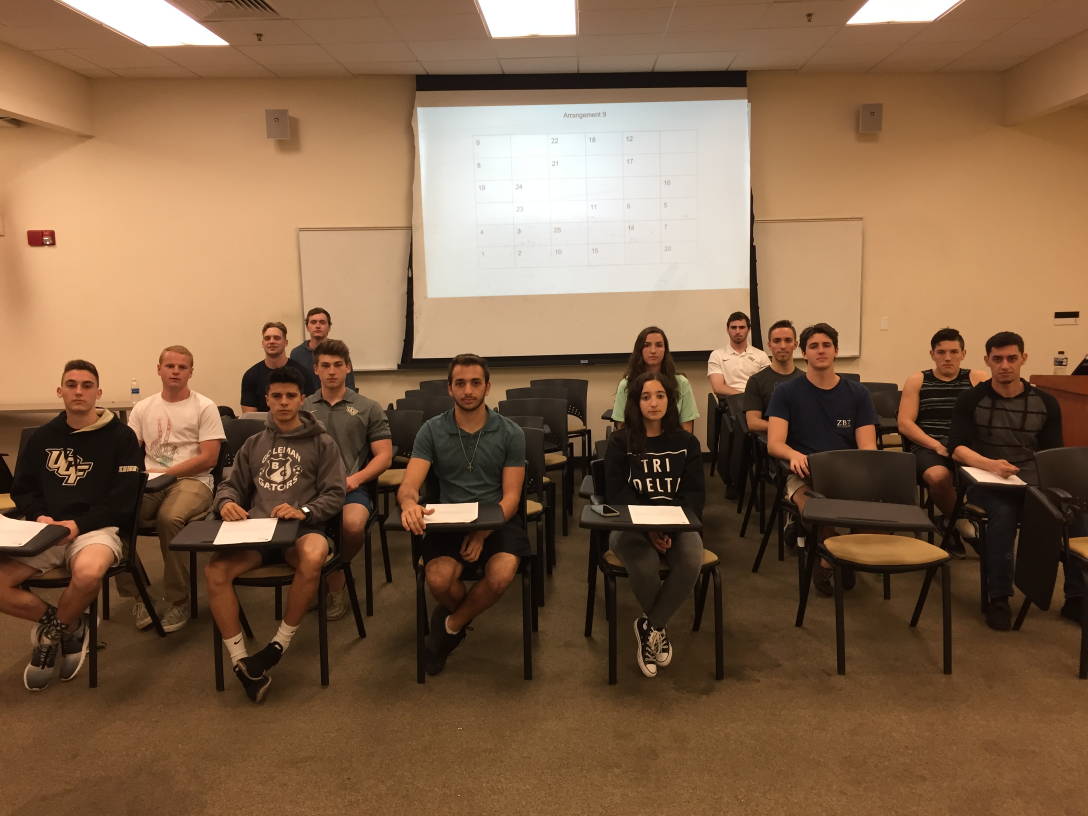
#> input picture AME/python/imgProc/IMG_3164.JPG, 3264 x 2448 px, found by its file name (shown at 1/3 size)
$ python imgProc.py
#> lines starting #> are read from the running program, lines starting #| are printed output that depends on the picture
import cv2

#print(cv2.__version__)

imagePath = "IMG_3164.jpg"
cascPath = "haarcascade_frontalface_default.xml"
faceCascade = cv2.CascadeClassifier(cascPath)

image = cv2.imread(imagePath)
#> image is the input picture: shape (2448, 3264, 3); mean B, G, R 72.4, 99.2, 130.1
gray = cv2.cvtColor(image, cv2.COLOR_BGR2GRAY)
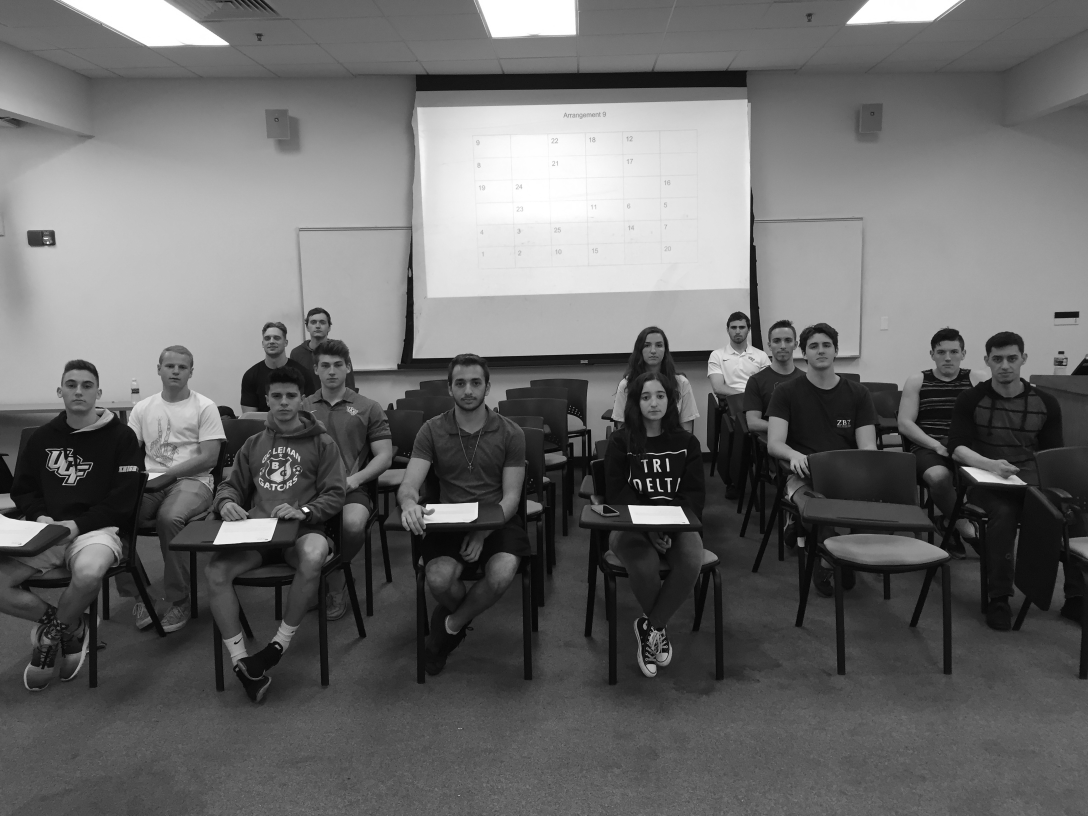
#> gray: shape (2448, 3264) (shown at 1/3 size); min 1, max 255, mean 105.4

faces = faceCascade.detectMultiScale(gray, scaleFactor=1.30, minNeighbors=10, minSize=(30, 30))
#> faces = 14 rows, first 6: [916, 936, 77, 77], [2176, 954, 75, 75], [778, 983, 79, 79], [1913, 999, 94, 94], [2298, 984, 98, 98], [2411, 996, 103, 103]

print("Found {0} faces!".format(len(faces)))
#| Found 14 faces!

'''
rectangle(para1,para2,para3,para4,para5)
para1 is source file
para2 is point1 of rectangle
para3 is point2 of rectangle opposite to point1
para4 is color of rectangle
para5 is width of the border. -1 to fill box entirely
'''

#for our visual purposes
def detect():
    for (x, y, w, h) in faces:
        cv2.rectangle(image, (x, y), (x+w, y+h), (0, 255, 0), 10)
    cv2.imwrite("detection.jpg", image)

#only need to run this
def crop():
    i=1
    for (x, y, w, h) in faces:
        cropImg = image[y:y+h, x:x+w]
        cv2.imwrite('crops/face'+str(i)+'.jpg', cropImg)
        i += 1
#> this loop made 14 passes
#> (x, y, w, h) on passes 1 to 12: (916, 936, 77, 77), (2176, 954, 75, 75), (778, 983, 79, 79), (1913, 999, 94, 94), (2298, 984, 98, 98), (2411, 996, 103, 103), (2790, 1016, 105, 105), (2951, 1028, 128, 128), (939, 1053, 112, 112), (475, 1059, 107, 107), (1899, 1143, 123, 123), (1334, 1097, 141, 141)
#> pass 1, in crop, `cropImg = image[y:y+h, x:x+w]`:
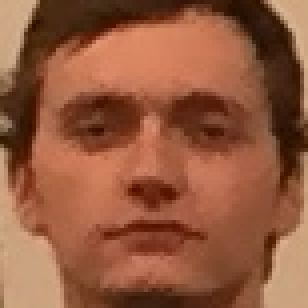
#> cropImg: shape (77, 77, 3) (shown 4 times larger); mean B, G, R 62.1, 89.5, 147.2
#> pass 2, in crop, `cropImg = image[y:y+h, x:x+w]`:
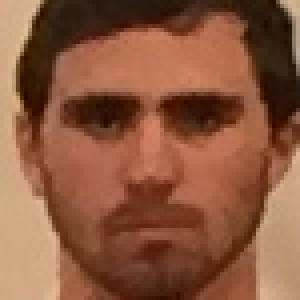
#> cropImg: shape (75, 75, 3) (shown 4 times larger); mean B, G, R 61.8, 87.9, 139.3
#> pass 3, in crop, `cropImg = image[y:y+h, x:x+w]`:
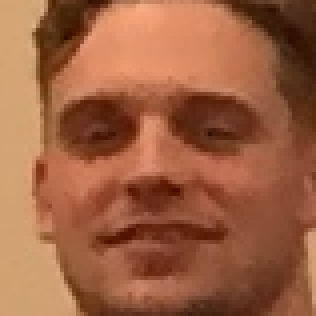
#> cropImg: shape (79, 79, 3) (shown 4 times larger); mean B, G, R 65.8, 96.7, 157.2
#> after the loop, i = 15

#detect()
crop()


########################################################################

#since our pics are very large, do .20 for the portraits, do .27 for the whole class
#smaller = cv2.resize(image, (0,0), fx=0.27, fy=0.27)
#cv2.imshow("Faces found", smaller)

#save picture or close window
'''
key = cv2.waitKey(0)
if key == ord('s'):
    cv2.imwrite("pic.jpg", smaller)
    cv2.destroyAllWindows()
else:
    cv2.destroyAllWindows()
'''

$ run again, with AME/python/imgProc/IMG_3119.JPG copied over AME/python/imgProc/IMG_3164.JPG
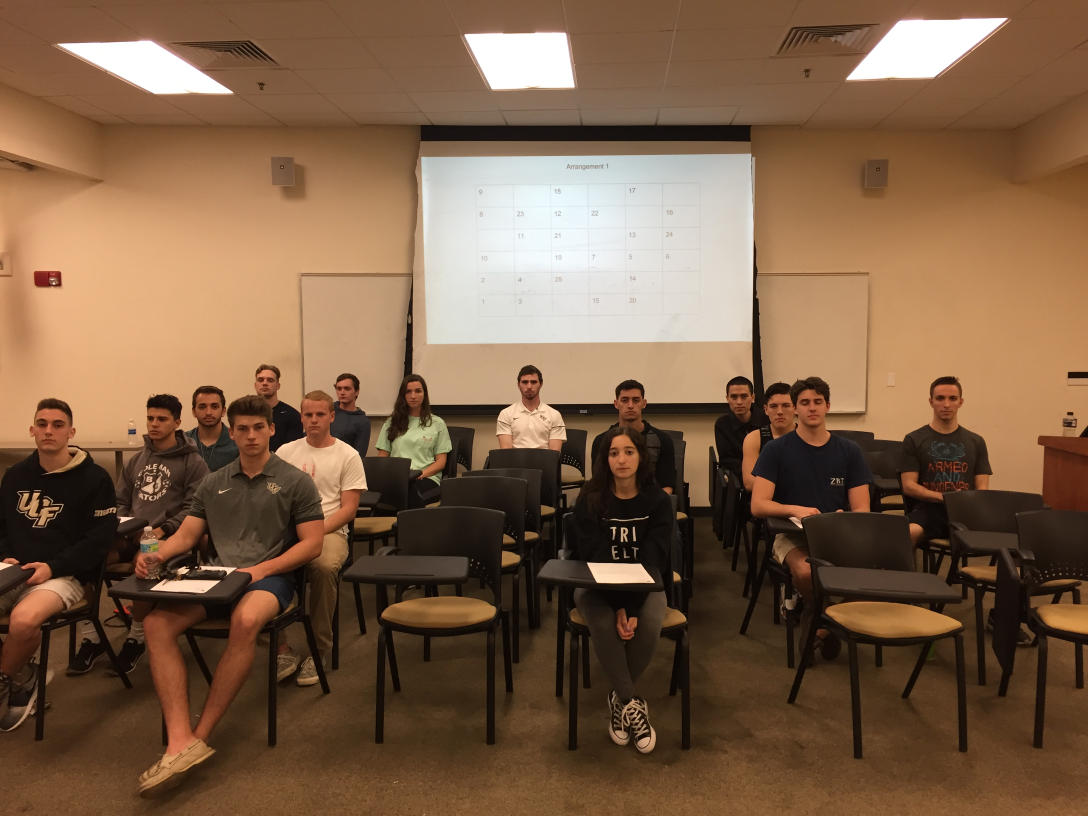
#> input picture AME/python/imgProc/IMG_3119.JPG, 3264 x 2448 px, found by its file name (shown at 1/3 size)
#> image is the input picture: shape (2448, 3264, 3); mean B, G, R 71, 95.9, 125.9
#> `gray = cv2.cvtColor(image, cv2.COLOR_BGR2GRAY)`:
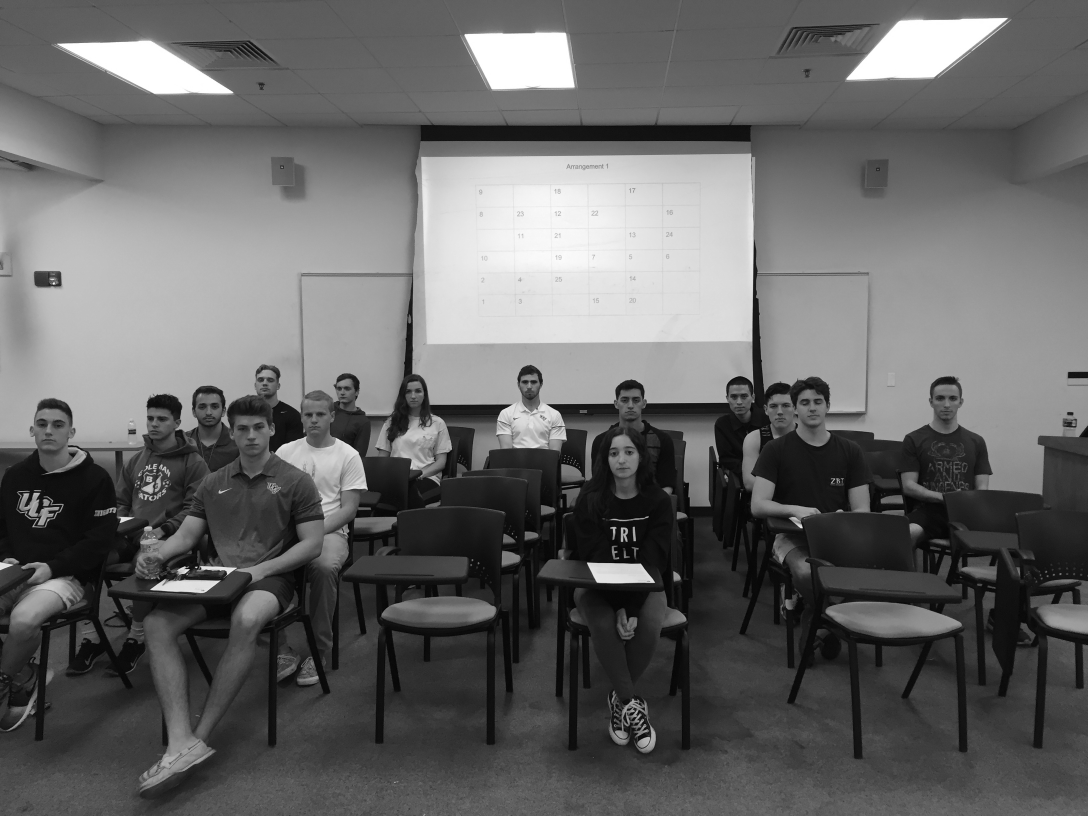
#> gray: shape (2448, 3264) (shown at 1/3 size); min 1, max 255, mean 102
#> faces = 15 rows, first 6: [1549, 1117, 80, 80], [995, 1139, 70, 70], [758, 1110, 78, 78], [1203, 1145, 77, 77], [2174, 1157, 90, 90], [1844, 1162, 96, 96]
#| Found 15 faces!
#> the loop in crop, `for (x, y, w, h) in faces:` made 15 passes
#> pass 3, in crop, `cropImg = image[y:y+h, x:x+w]`:
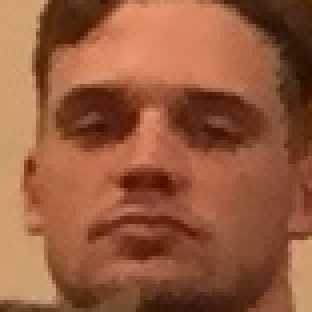
#> cropImg: shape (78, 78, 3) (shown 4 times larger); mean B, G, R 61.3, 90.8, 149.7
#> after the loop in crop, `for (x, y, w, h) in faces:`: i = 16

$ run again, with AME/python/imgProc/IMG_3123.JPG copied over AME/python/imgProc/IMG_3164.JPG
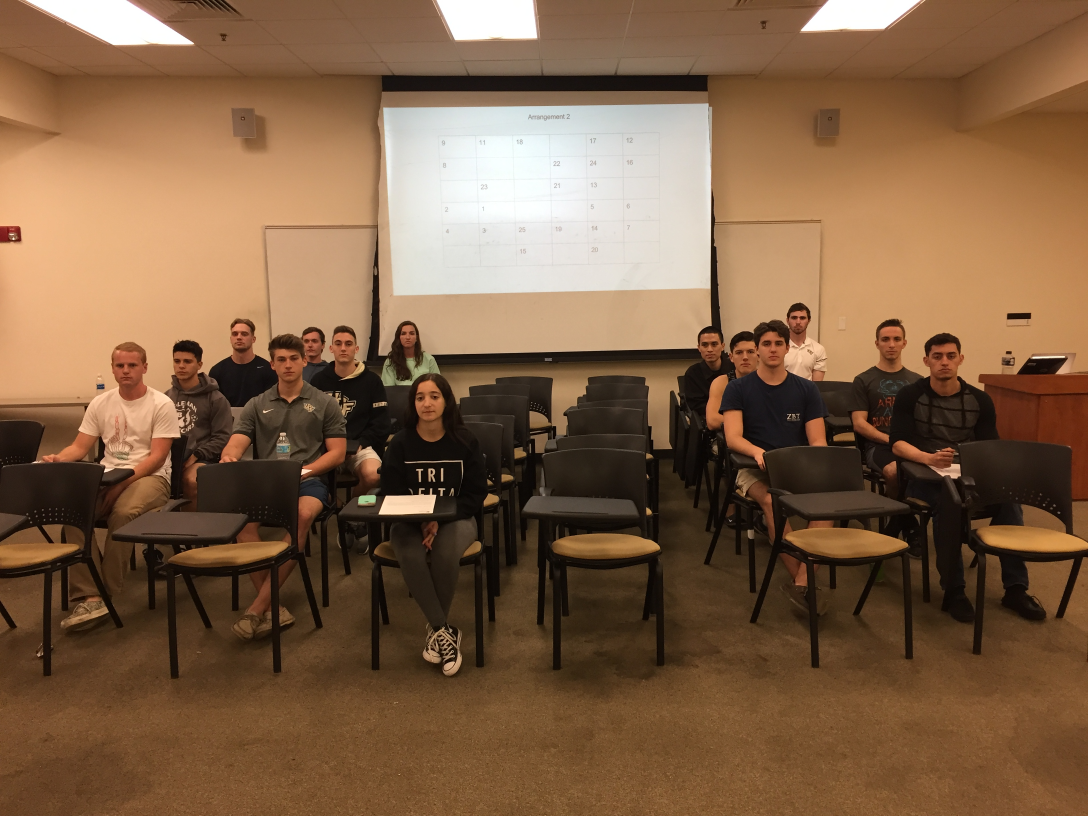
#> input picture AME/python/imgProc/IMG_3123.JPG, 3264 x 2448 px, found by its file name (shown at 1/3 size)
#> image is the input picture: shape (2448, 3264, 3); mean B, G, R 69.3, 96.4, 127.8
#> `gray = cv2.cvtColor(image, cv2.COLOR_BGR2GRAY)`:
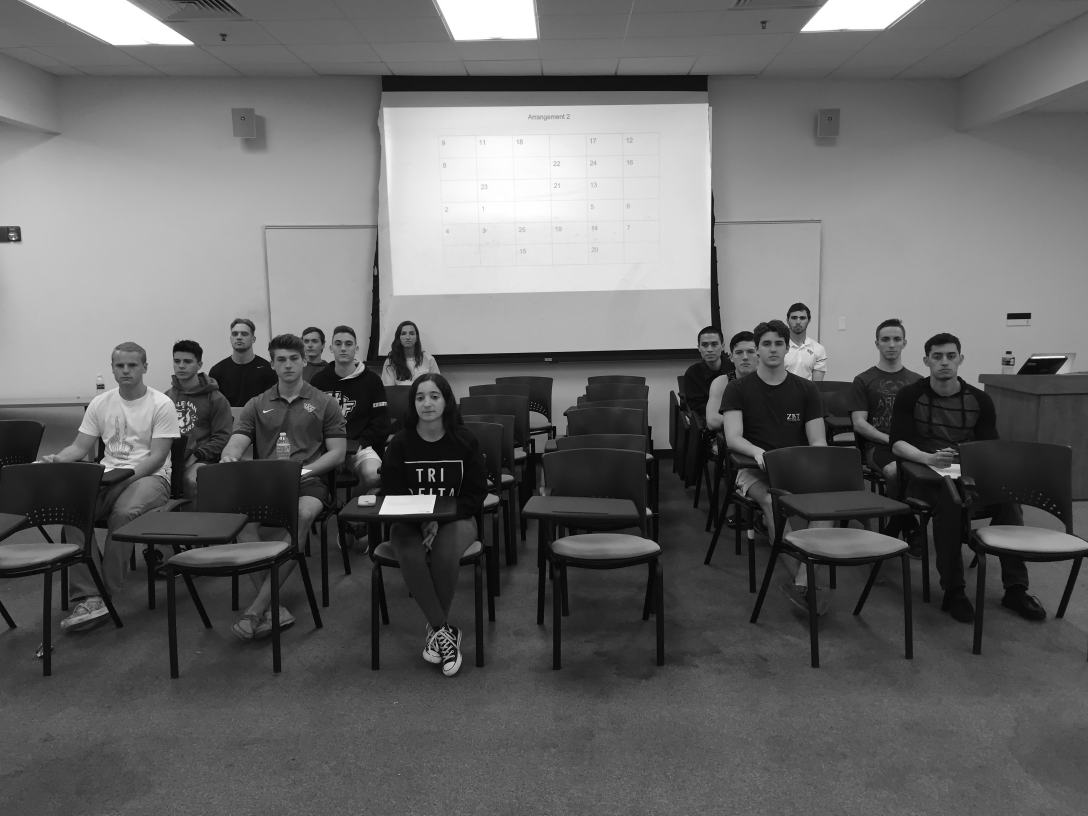
#> gray: shape (2448, 3264) (shown at 1/3 size); min 1, max 255, mean 102.7
#> faces = 14 rows, first 6: [2359, 926, 75, 75], [1193, 978, 61, 61], [899, 998, 68, 68], [677, 969, 86, 86], [983, 995, 92, 92], [2088, 1002, 83, 83]
#| Found 14 faces!
#> the loop in crop, `for (x, y, w, h) in faces:` made 14 passes
#> pass 3, in crop, `cropImg = image[y:y+h, x:x+w]`:
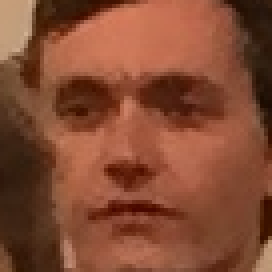
#> cropImg: shape (68, 68, 3) (shown 4 times larger); mean B, G, R 51.2, 74.9, 131.7
#> after the loop in crop, `for (x, y, w, h) in faces:`: i = 15

$ run again, with AME/python/imgProc/IMG_3128.JPG copied over AME/python/imgProc/IMG_3164.JPG
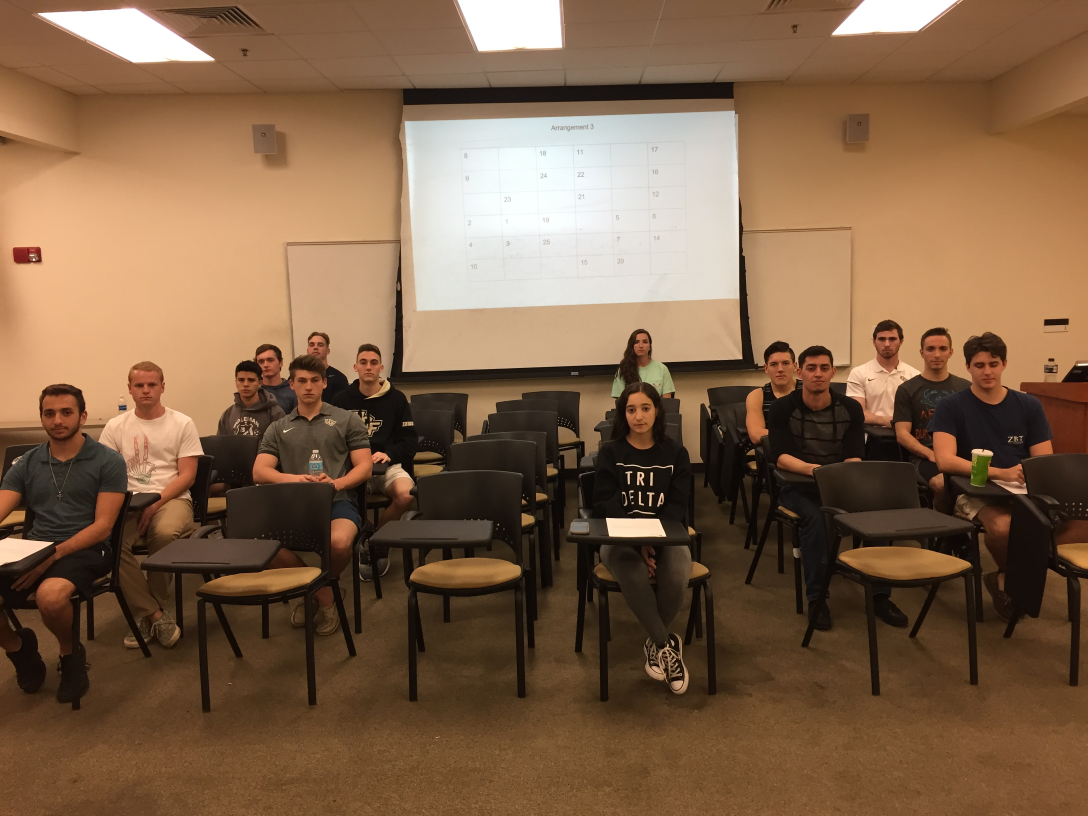
#> input picture AME/python/imgProc/IMG_3128.JPG, 3264 x 2448 px, found by its file name (shown at 1/3 size)
#> image is the input picture: shape (2448, 3264, 3); mean B, G, R 72, 97.8, 127.6
#> `gray = cv2.cvtColor(image, cv2.COLOR_BGR2GRAY)`:
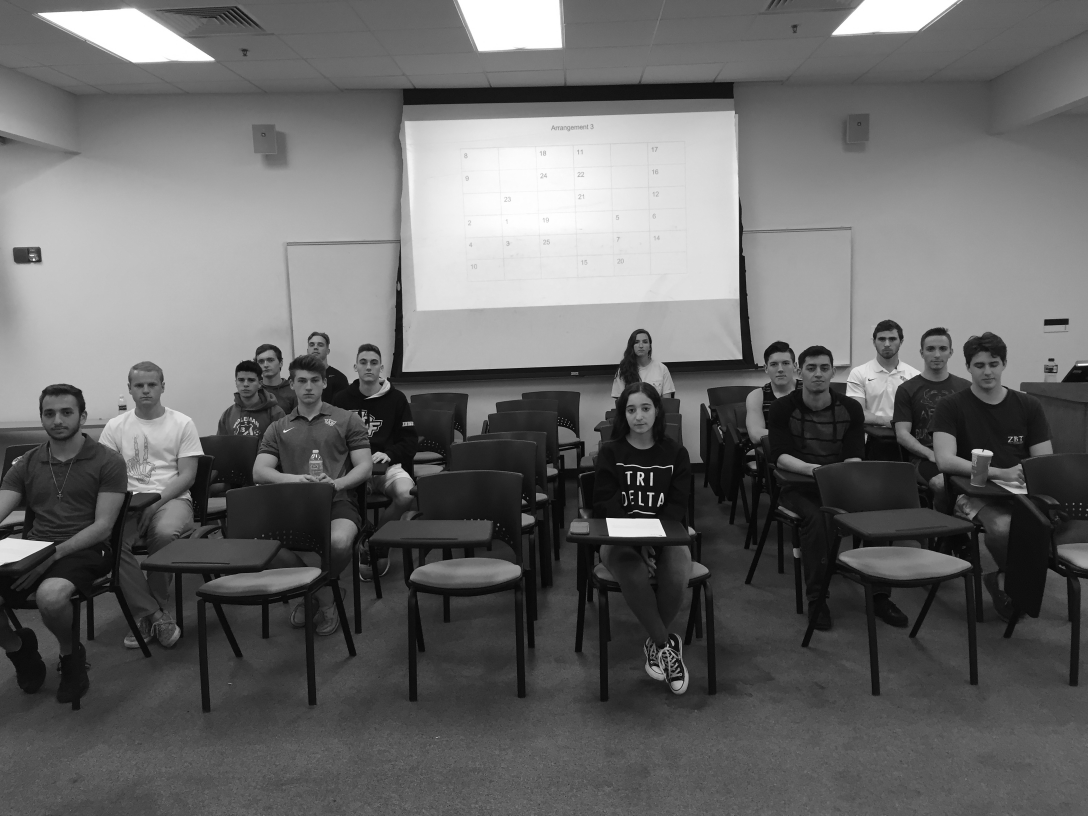
#> gray: shape (2448, 3264) (shown at 1/3 size); min 1, max 255, mean 103.8
#> faces = 14 rows, first 6: [1893, 1003, 61, 61], [914, 1006, 71, 71], [2615, 982, 95, 95], [761, 1052, 77, 77], [1058, 1050, 96, 96], [695, 1107, 87, 87]
#| Found 14 faces!
#> the loop in crop, `for (x, y, w, h) in faces:` made 14 passes
#> pass 3, in crop, `cropImg = image[y:y+h, x:x+w]`:
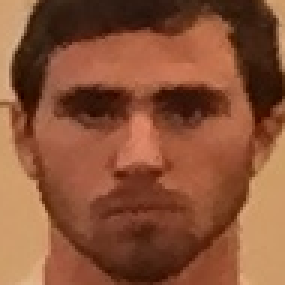
#> cropImg: shape (95, 95, 3) (shown 3 times larger); mean B, G, R 55.1, 82.5, 137.7
#> after the loop in crop, `for (x, y, w, h) in faces:`: i = 15
